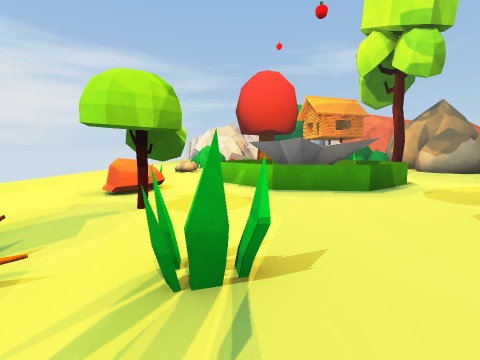
[1] (above)

24 first-person views from a walk through a 3-D level made in the Unity game engine. The camera is 1.4 m above the floor, tilts 6° down and sees 85° across. Doors are open. The floor is counted in squares, 2 m on a side. Each view is taken from the middle of a square. On the plan, view 1 faces up. The plan holds only what a view shows up to about 9 squares ahead; the rest is blank. The place goes on beyond the plan. The player is left out. Some surface patterns are stand-ins.

[2]
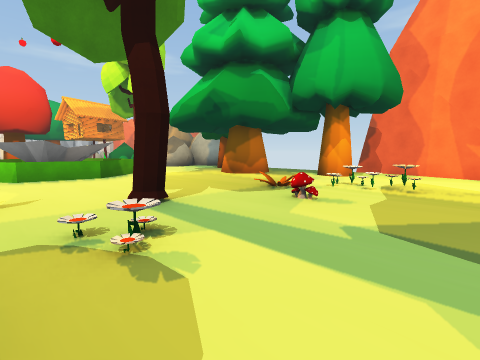

[3]
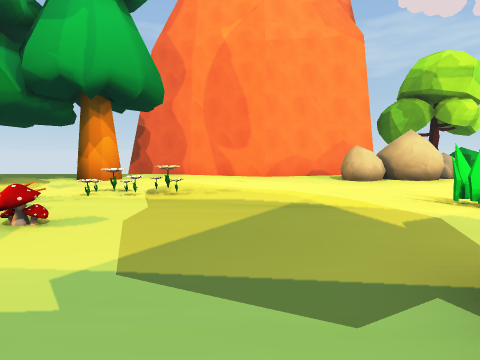

[4]
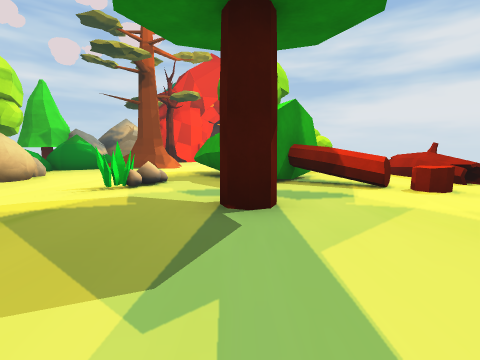

[5]
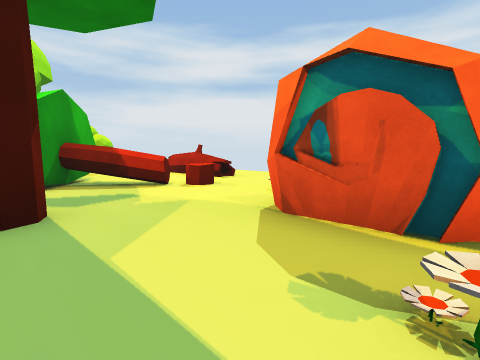

[6]
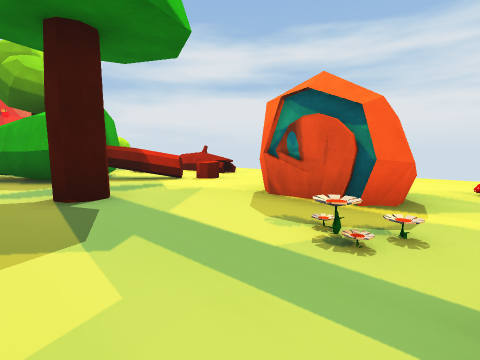

[7]
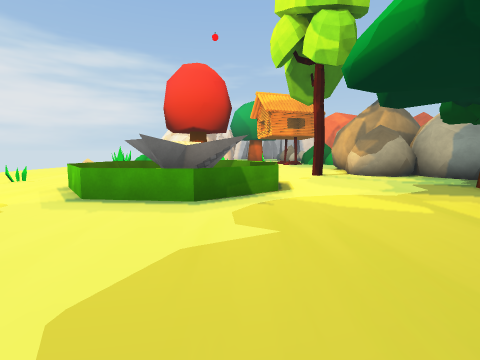

[8]
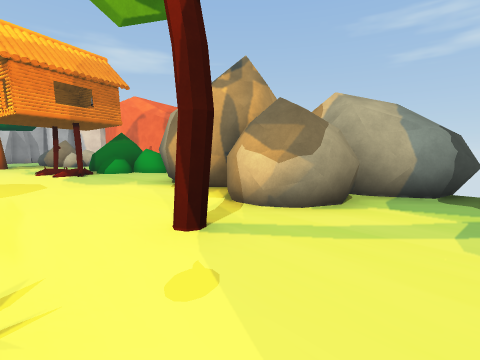

[9]
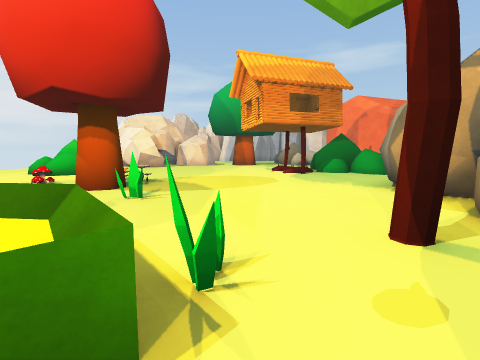

[10]
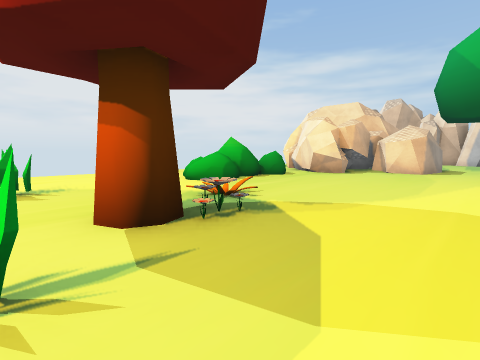

[11]
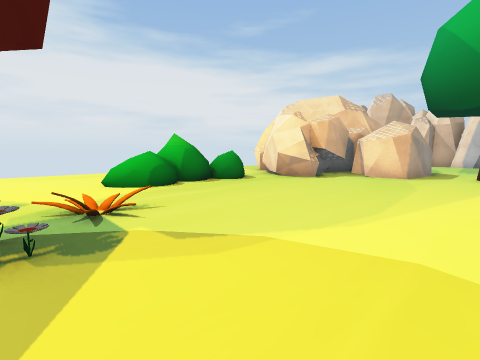

[12]
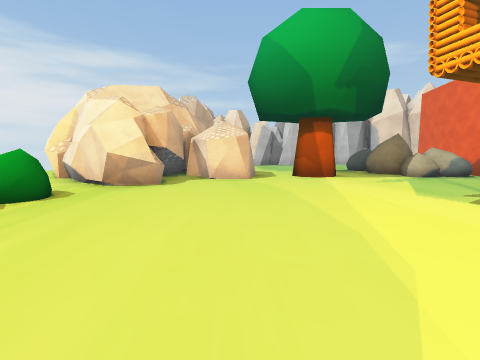

[13]
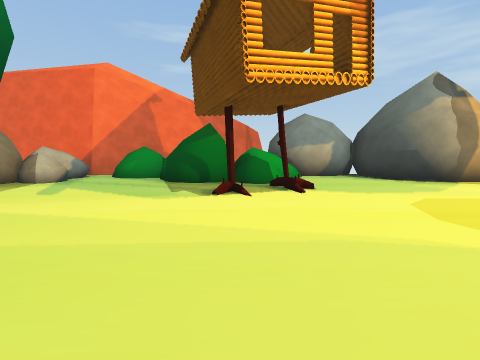

[14]
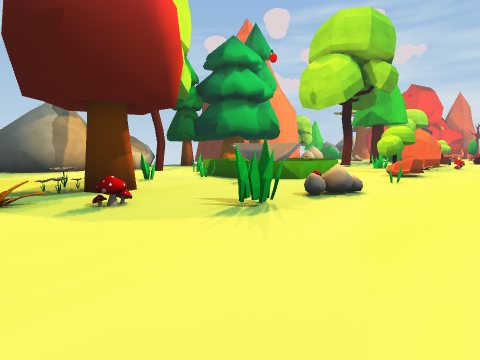

[15]
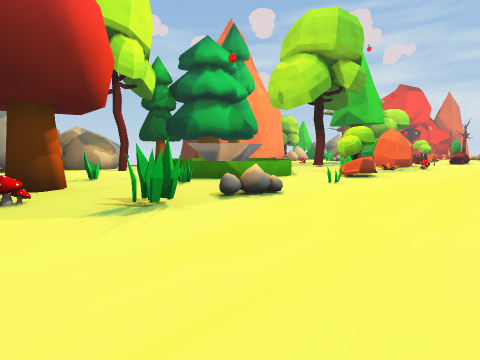

[16]
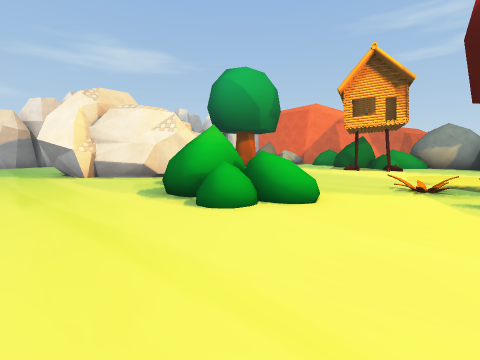

[17]
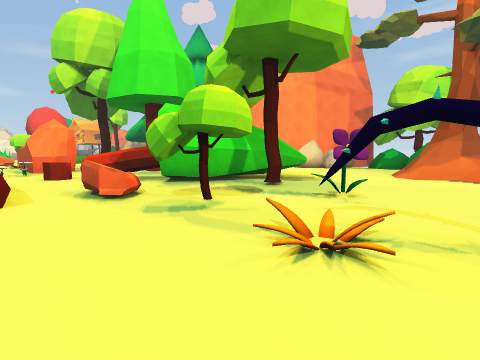

[18]
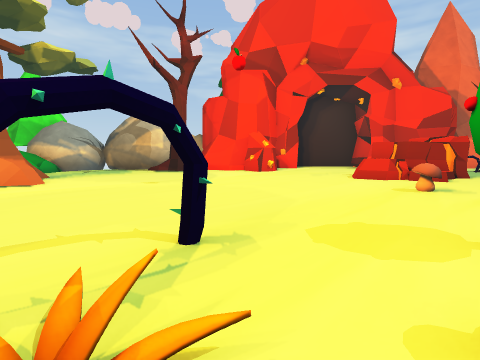

[19]
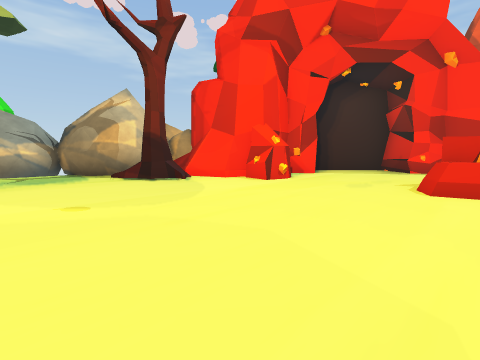

[20]
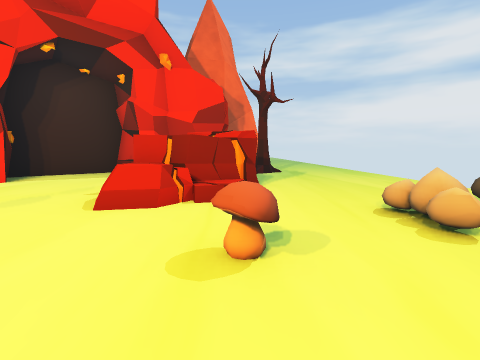

[21]
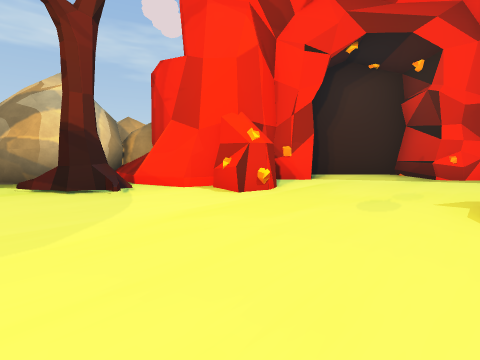

[22]
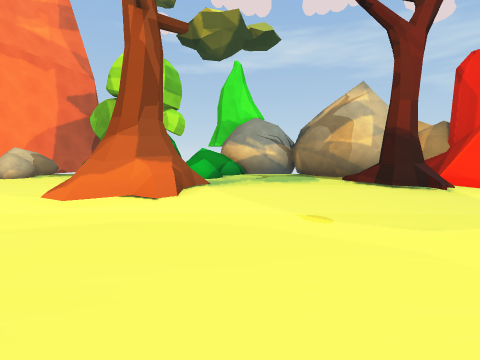

[23]
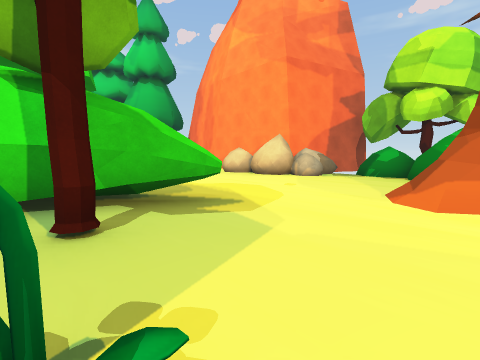

[24]
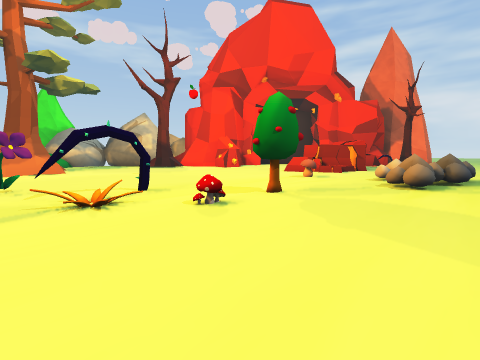

### Floor plan
Key: @ floor where view 1 was taken; # wall or solid block; x gap in a wall; . main floor; : floor 0.5 m higher than the main floor; / step, stairs or slope; D open door; = window, fence, low wall or low ledge; ^ raised ledge; O other object.
Columns run from 5 left of view 1 to 10 right of it. Each row starts with its distance up from view 1.
 22 ..#  ###.#..#^##
 21 ..######.......#
 20 ...###........^#
 19 ....#........###
 18 ...OO.......###
 17 ...O.......#^##
 16 ..OOO....DD#.^^
 15 ...O..........#
 14 ......O.......#
 13 .....O.O.....##
 12 ......##....##
 11 ...O...O....#
 10 ...O.O.O....#
  9 ...OO.==..O.###
  8 .....=:#=O....##
  7 ...O.####......
  6 .....=##=....O
  5 ...O..==.....
  4 ....O......OO
  3 ....O.......#..
  2  ..............
  1  ..O.O.O.....O.#
  0 ..O..@....O....#
 -1 ....O.O..OOO...#
 -2    O#.........##
 -3    .#.........#
 -4    O..........#
 -5   .....O......#
 -6  ...OO...O...##
 -7  .O..O.O.O...###
 -8   O..O##.....###
 -9   O.O.##O....^^#
-10   ..O..OO......x
-11   ..O..........#
-12 ......O.../O.###
-13 ....O.....O#O #
-14 ...O.O.....O/^##
-15 ...............#
-16 ...O...........#
-17 ..............##
-18 .O..........O##
-19 .OO.O......OO##
-20 .OO........#####
-21 ....#^^...####
-22 ....###....
-23 ....  ....#
-24 ..... ....##
-25 ..... ....#
-26 ...O  #####

Positions as (right, up) in squares from view 1, and headings:
1: (0, 0), facing up
2: (0, -3), facing up-right
3: (1, -3), facing right
4: (2, -1), facing down
5: (2, -1), facing down-left
6: (3, 0), facing down-left
7: (3, 1), facing up
8: (4, 7), facing up-right
9: (4, 7), facing up
10: (4, 11), facing up-left
11: (4, 13), facing up-left
12: (2, 14), facing up
13: (1, 17), facing right
14: (-4, 14), facing down-right
15: (-5, 13), facing down-right
16: (-5, 13), facing up-right
17: (-3, -14), facing up-right
18: (-2, -13), facing down-right
19: (0, -15), facing down-right
20: (-1, -17), facing down
21: (1, -17), facing down-right
22: (1, -15), facing right
23: (1, -13), facing up-right
24: (-5, -12), facing down-right
